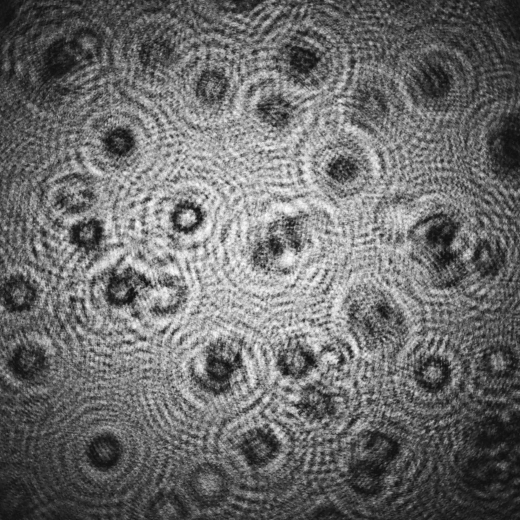
#> input picture assets/H05 (3).png, 1040 x 1040 px, found by its file name (shown at 1/2 size)
$ jupyter execute --allow-errors 'pruebadlhmnotebook copy.ipynb'
#> lines starting #> are read from the running program, lines starting #| are printed output that depends on the picture
[cell 1]
import math
import numpy as np
import cv2
import tensorflow as tf
import tensorflow.experimental.numpy as tnp
from PIL import Image
from os import listdir
from datetime import timedelta
import matplotlib.pyplot as plt
from timeit import default_timer as timer

#> (a cell that did not finish here is left out)

[cell 3]
def filtcosenoF(par,fi,co):

    # Coordenadas
    [xfc, yfc] = np. meshgrid(np.linspace(1-co/2, co/2, co), np.linspace(fi/2, 1-fi/2, fi))

    # Normalizar cooredenadas en intervalo (-pi, pi) y crear filtros en
    # dirección horizontal y vertical
    fc1 = np.cos(xfc*(math.pi/par)*(1/np.max(xfc)))**2
    fc2 = np.cos(yfc*(math.pi/par)*(1/np.max(yfc)))**2

    # Intersectar ambas direcciones
    fc = (fc1 > 0)*fc1*(fc2 > 0)*fc2

    # Re-escalar de 0 a 1
    return fc/np.max(fc)

#> (a cell that did not finish here is left out)

[cell 5]
import tensorflow as tf
import pycuda.driver as cuda

# Obtener el contexto de la GPU
gpu_device_name = '/job:localhost/replica:0/task:0/device:GPU:0'
#> (the rest of this cell did not finish here and is left out)

[cell 6]
# [56 lines left out: function prepairholoF, not called in this run]

[cell 7]
def prepairholoF_remap(CH_m,dx,L):

    [row, col] = CH_m.shape
    Wx = dx * col
    Wy = dx * row

    # Matriz coordinates
    [X, Y] = np.meshgrid(range(col), range(row))
    X = X - col/2
    Y = Y - row/2

    r = np.sqrt(X**2 + Y**2)
    rW = np.sqrt((Wx/2)**2 + (Wy/2)**2)
    auxL = np.max(r)*L/np.max(rW)
    theta = np.arctan2(Y, X)
    R = auxL*np.sin(r/auxL)

    Xcoord = R*np.cos(theta)
    Ycoord = R*np.sin(theta)
    Xcoord = (Xcoord+col/2).astype(np.float32)
    Ycoord = (Ycoord+row/2).astype(np.float32)
    CHp_m = cv2.remap(CH_m, Xcoord, Ycoord, cv2.INTER_AREA, borderMode=cv2.BORDER_CONSTANT, borderValue=0)

    return CHp_m

[cell 8]
def kreuzer3F(CHp_m, z, L, lamb, deltaX, FC):

    [row, col] = CHp_m.shape
    Wx = dx * col
    Wy = dx * row

    # Hologram origin coordinates
    xo = -Wx / 2
    yo = -Wy / 2

    # Prepared Hologram, coordinates origin
    xop = xo * L / math.sqrt(L ** 2 + xo ** 2)
    yop = yo * L / math.sqrt(L ** 2 + yo ** 2)

    #np to TNP (TensorNumPy)
    CHp_m = tnp.asarray(CHp_m)
    z = tnp.asarray(z)
    L = tnp.asarray(L)
    xop = tnp.asarray(xop)
    yop = tnp.asarray(yop)
    deltaX = tnp.asarray(deltaX)

    # Square pixels:
    deltaY = deltaX

    # Matrix size
    [row, col] = CHp_m.shape

    # Parameters
    k = tnp.asarray(2*math.pi/lamb)

    # Matriz coordinates
    [X, Y] = tnp.meshgrid(range(col), range(row))
    X = X.astype(tnp.float64)
    Y = Y.astype(tnp.float64)
    # Pixel size for the prepared hologram
    deltaxp = xop / (-col/2)
    deltayp = yop / (-row/2)

    # Coordinates origin for the reconstruction plane
    Yo = -deltaX * (row/2)
    Xo = -deltaX * (col/2)

    # Multiply prepared hologram with propagation phase
    Rp = tnp.sqrt((L**2)-(deltaxp*X+xop)**2-(deltayp*Y+yop)**2)
    r = tnp.sqrt((deltaX**2)*((X-col/2)**2+(Y-row/2)**2)+z**2)
    CHp_m = CHp_m*((L/Rp)**4)*np.exp(-0.5j*k*(r**2-2*z*L)*Rp/(L**2))

    #.* exp(0.125 * 1i * k * ((L ^ 2)./ Rp).* ((r.^ 2 - 2 * z * L).* (Rp./ (L ^ 2)).^ 2).^ 2);...
    #.* exp(-(3 / 48) * 1i * k * ((L ^ 2)./ Rp).* ((r.^ 2 - 2 * z * L).* (Rp./ (L ^ 2)).^ 2).^ 3)...
    #.* exp((15 / 384) * 1i * k * ((L ^ 2)./ Rp).* ((r.^ 2 - 2 * z * L).* (Rp./ (L ^ 2)).^ 2).^ 4);

    # Padding constant value
    pad = int(col/2)

    # Padding on the cosine rowlter
    FC = np.pad(FC, pad)

    # Convolution operation
    # First transform
    T1 = CHp_m*tnp.exp((1j*k/(2*L))*(2*Xo*X*deltaxp+2*Yo*Y*deltayp+X**2*deltaxp*deltaX+Y**2*deltayp*deltaY))
    T1 = np.pad(T1, pad)
    T1 = tf.signal.fftshift(tf.signal.fft2d(tf.signal.fftshift(T1*FC)))
    tf.keras.backend.clear_session()

    # Second transform
    T2 = tnp.exp(-1j*(k/(2 * L)) * ((X-col/2)**2 * deltaxp * deltaX + (Y-row/2)**2 * deltayp * deltaY))
    T2 = np.pad(T2, pad)
    T2 = tf.signal.fftshift(tf.signal.fft2d(tf.signal.fftshift(T2*FC)))
    tf.keras.backend.clear_session()

    # Third transform
    K = tf.signal.ifftshift(tf.signal.ifft2d(tf.signal.ifftshift(T2*T1)))
    tf.keras.backend.clear_session()
    K = K[pad:(pad+row), pad:(pad+col)]

    # Multiply by aditional terms after the propagation
    # K = K * deltaxp * deltayp * (exp(sqrt(-1) * (k / L) * ((Xo + X * deltaX) * xop + (Yo + Y * deltaY) * yop)))...
    # .*exp(sqrt(-1) * (0.5 * k/L) * ((X - 0 * col/2)**2 * deltaxp * deltaX + (Y - 0 * row / 2)**2 *deltayp*deltaY))

    return K

[cell 9]
filename = r'/home/jetson/Downloads/H05 (3).png'
holo = np.array(Image.open(filename))
#> holo is the input picture: shape (1040, 1040); min 7, max 255, mean 108

[cell 10]
holo= cv2.resize(holo,(128,128),interpolation=cv2.INTER_LINEAR)
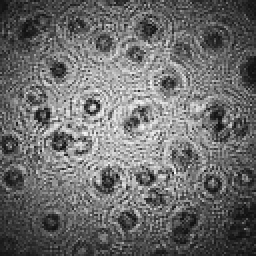
#> holo: shape (128, 128) (shown 2 times larger); min 16, max 250, mean 107.7

[cell 11]
[fi, co,] = holo.shape
#> fi = 128; co = 128
holo = holo[:, int((co-fi)/2):co-int((co-fi)/2)]
[fi, co] = holo.shape

[cell 12]
from tensorflow.keras import backend as K
import gc

def limpiar():
    K.clear_session()  # limpiar la memoria
    gc.collect()

[cell 13]
limpiar()

[cell 14]
holoContrast = holo

[cell 15]
fold_files = listdir('.')
stored_filt = list(filter(lambda x: 'filtcos.npy' in x, fold_files))

[cell 16]
if len(list(filter(lambda x: (str(co)+'-'+str(fi)) in x, fold_files))) == 0:
    fc = filtcosenoF(100, fi, co)
    np.save(str(co)+'-'+str(fi)+'_filtcos.npy', fc)
    print('Cosine filter saved')
else:
    fc = np.load(str(co)+'-'+str(fi)+'_filtcos.npy')
    print('Cosine filter loaded')

[cell 17]
limpiar()

[cell 18]
z = 5e-3
L = 8e-3
lamb = 532e-9
dx = 1.55e-6 #tamaño del pixel

# LET'S FIND THE BEST FOCUSED RECONSTRUCTION
# DLHM reconstruction
# pixel size at reconstruction plane
deltaX = z*dx/L  # in micrometers

[cell 19]
pre_holo = prepairholoF_remap(holoContrast, dx, L) # Faster (0.11 Seconds)
#> in prepairholoF_remap, `theta = np.arctan2(Y, X)`:
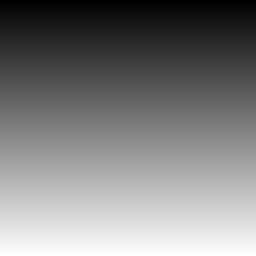
#> Y: shape (128, 128) float64 (shown 2 times larger); min -64, max 63, mean -0.5; drawn with min black and max white
#> in prepairholoF_remap, `Xcoord = R*np.cos(theta)`:
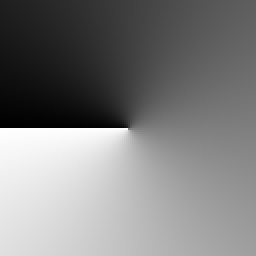
#> theta: shape (128, 128) float64 (shown 2 times larger); min -3.13, max 3.14, mean -4.79e-05; drawn with min black and max white

#> (a cell that did not finish here is left out)
